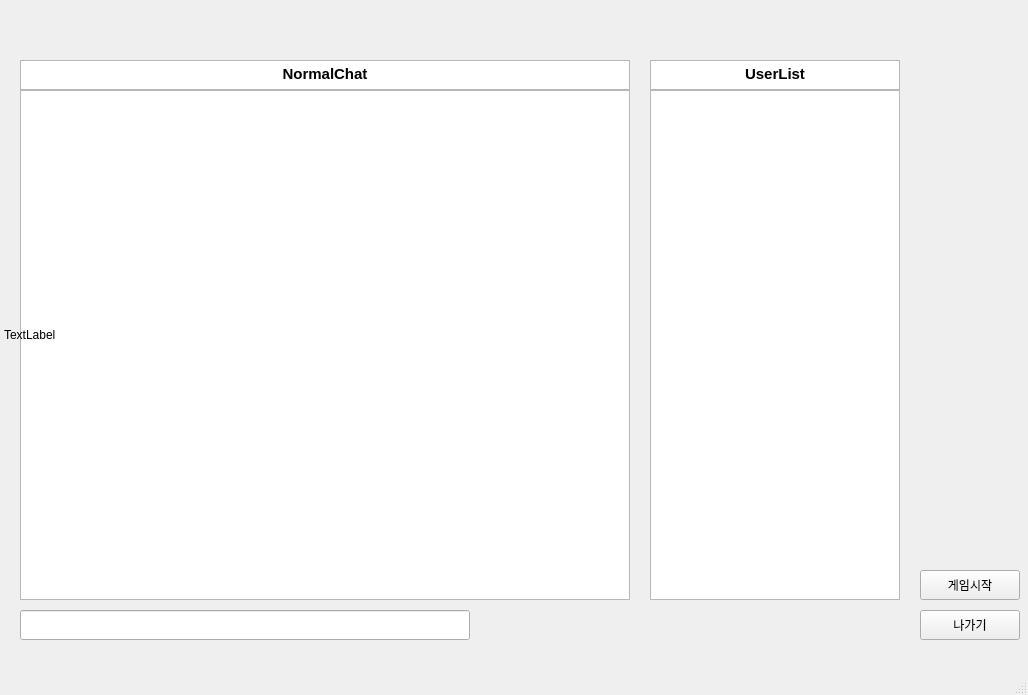
<?xml version="1.0" encoding="UTF-8"?>
<ui version="4.0">
 <class>MainWindow</class>
 <widget class="QMainWindow" name="MainWindow">
  <property name="geometry">
   <rect>
    <x>0</x>
    <y>0</y>
    <width>1028</width>
    <height>695</height>
   </rect>
  </property>
  <property name="windowTitle">
   <string>MainWindow</string>
  </property>
  <widget class="QWidget" name="centralwidget">
   <widget class="QStackedWidget" name="stackedWidget">
    <property name="geometry">
     <rect>
      <x>-10</x>
      <y>-10</y>
      <width>1051</width>
      <height>680</height>
     </rect>
    </property>
    <property name="currentIndex">
     <number>7</number>
    </property>
    <widget class="QWidget" name="LoginPage">
     <widget class="QWidget" name="layoutWidget">
      <property name="geometry">
       <rect>
        <x>360</x>
        <y>510</y>
        <width>301</width>
        <height>62</height>
       </rect>
      </property>
      <layout class="QHBoxLayout" name="horizontalLayout">
       <item>
        <layout class="QGridLayout" name="gridLayout">
         <item row="1" column="0" rowspan="2">
          <widget class="QLabel" name="Password">
           <property name="text">
            <string>비밀번호</string>
           </property>
          </widget>
         </item>
         <item row="0" column="0">
          <widget class="QLabel" name="Id">
           <property name="text">
            <string>아이디 </string>
           </property>
          </widget>
         </item>
         <item row="0" column="1">
          <widget class="QLineEdit" name="idLineEdit"/>
         </item>
         <item row="1" column="1">
          <widget class="QLineEdit" name="passwordLineEdit"/>
         </item>
        </layout>
       </item>
       <item>
        <widget class="QPushButton" name="loginButton">
         <property name="text">
          <string>로그인</string>
         </property>
        </widget>
       </item>
      </layout>
     </widget>
     <widget class="QWidget" name="layoutWidget">
      <property name="geometry">
       <rect>
        <x>360</x>
        <y>580</y>
        <width>301</width>
        <height>32</height>
       </rect>
      </property>
      <layout class="QHBoxLayout" name="horizontalLayout_2">
       <item>
        <widget class="QPushButton" name="signupButton">
         <property name="text">
          <string>회원가입</string>
         </property>
        </widget>
       </item>
       <item>
        <widget class="QPushButton" name="findAccountButton">
         <property name="text">
          <string>아이디 찾기</string>
         </property>
        </widget>
       </item>
       <item>
        <widget class="QPushButton" name="findPasswordButton">
         <property name="text">
          <string>비밀번호 찾기</string>
         </property>
        </widget>
       </item>
      </layout>
     </widget>
     <widget class="QLabel" name="LoginWallPaperLabel">
      <property name="geometry">
       <rect>
        <x>14</x>
        <y>10</y>
        <width>1020</width>
        <height>670</height>
       </rect>
      </property>
      <property name="text">
       <string>TextLabel</string>
      </property>
      <property name="scaledContents">
       <bool>false</bool>
      </property>
     </widget>
    </widget>
    <widget class="QWidget" name="RegisterPage">
     <widget class="QLineEdit" name="signupIdLineEdit">
      <property name="geometry">
       <rect>
        <x>470</x>
        <y>250</y>
        <width>150</width>
        <height>25</height>
       </rect>
      </property>
     </widget>
     <widget class="QLineEdit" name="signupPasswordLineEdit">
      <property name="geometry">
       <rect>
        <x>470</x>
        <y>280</y>
        <width>150</width>
        <height>25</height>
       </rect>
      </property>
     </widget>
     <widget class="QLabel" name="Id_2">
      <property name="geometry">
       <rect>
        <x>360</x>
        <y>249</y>
        <width>41</width>
        <height>20</height>
       </rect>
      </property>
      <property name="text">
       <string>아이디</string>
      </property>
     </widget>
     <widget class="QLabel" name="Password_2">
      <property name="geometry">
       <rect>
        <x>360</x>
        <y>279</y>
        <width>61</width>
        <height>21</height>
       </rect>
      </property>
      <property name="text">
       <string>비밀번호</string>
      </property>
     </widget>
     <widget class="QLineEdit" name="signupConfirmPasswordLineEdit">
      <property name="geometry">
       <rect>
        <x>470</x>
        <y>310</y>
        <width>150</width>
        <height>25</height>
       </rect>
      </property>
     </widget>
     <widget class="QLabel" name="confrimPassword">
      <property name="geometry">
       <rect>
        <x>360</x>
        <y>310</y>
        <width>101</width>
        <height>20</height>
       </rect>
      </property>
      <property name="text">
       <string>비밀번호 재확인</string>
      </property>
     </widget>
     <widget class="QLineEdit" name="signupNicknameLineEdit">
      <property name="geometry">
       <rect>
        <x>470</x>
        <y>339</y>
        <width>150</width>
        <height>25</height>
       </rect>
      </property>
     </widget>
     <widget class="QLabel" name="Nickname">
      <property name="geometry">
       <rect>
        <x>360</x>
        <y>339</y>
        <width>101</width>
        <height>20</height>
       </rect>
      </property>
      <property name="text">
       <string>닉네임</string>
      </property>
     </widget>
     <widget class="QLabel" name="Email">
      <property name="geometry">
       <rect>
        <x>360</x>
        <y>370</y>
        <width>101</width>
        <height>20</height>
       </rect>
      </property>
      <property name="text">
       <string>이메일</string>
      </property>
     </widget>
     <widget class="QLineEdit" name="signupEmailLineEdit">
      <property name="geometry">
       <rect>
        <x>470</x>
        <y>370</y>
        <width>150</width>
        <height>25</height>
       </rect>
      </property>
     </widget>
     <widget class="QPushButton" name="signupRegisterButton">
      <property name="geometry">
       <rect>
        <x>570</x>
        <y>400</y>
        <width>50</width>
        <height>30</height>
       </rect>
      </property>
      <property name="text">
       <string>확인</string>
      </property>
     </widget>
     <widget class="QPushButton" name="BackButton">
      <property name="geometry">
       <rect>
        <x>360</x>
        <y>399</y>
        <width>50</width>
        <height>30</height>
       </rect>
      </property>
      <property name="text">
       <string>이전</string>
      </property>
     </widget>
     <widget class="QPushButton" name="checkIdButton">
      <property name="geometry">
       <rect>
        <x>630</x>
        <y>250</y>
        <width>61</width>
        <height>25</height>
       </rect>
      </property>
      <property name="text">
       <string>중복검사</string>
      </property>
     </widget>
     <widget class="QPushButton" name="checkEmailButton">
      <property name="geometry">
       <rect>
        <x>630</x>
        <y>370</y>
        <width>61</width>
        <height>25</height>
       </rect>
      </property>
      <property name="text">
       <string>중복검사</string>
      </property>
     </widget>
     <widget class="QLabel" name="passwordMessage">
      <property name="geometry">
       <rect>
        <x>630</x>
        <y>280</y>
        <width>261</width>
        <height>21</height>
       </rect>
      </property>
      <property name="text">
       <string>8자 이상, 대문자, 특수문자 1개 이상 포함</string>
      </property>
     </widget>
     <widget class="QLabel" name="RegisterWallPaperLabel">
      <property name="geometry">
       <rect>
        <x>14</x>
        <y>10</y>
        <width>1020</width>
        <height>670</height>
       </rect>
      </property>
      <property name="text">
       <string>TextLabel</string>
      </property>
      <property name="scaledContents">
       <bool>false</bool>
      </property>
     </widget>
    </widget>
    <widget class="QWidget" name="findAccountPage">
     <widget class="QLineEdit" name="findAccountEmailLineEdit">
      <property name="geometry">
       <rect>
        <x>470</x>
        <y>250</y>
        <width>150</width>
        <height>25</height>
       </rect>
      </property>
     </widget>
     <widget class="QLabel" name="Email_2">
      <property name="geometry">
       <rect>
        <x>330</x>
        <y>250</y>
        <width>42</width>
        <height>22</height>
       </rect>
      </property>
      <property name="text">
       <string>이메일</string>
      </property>
     </widget>
     <widget class="QPushButton" name="findAccountFindButton">
      <property name="geometry">
       <rect>
        <x>570</x>
        <y>280</y>
        <width>50</width>
        <height>30</height>
       </rect>
      </property>
      <property name="text">
       <string>확인</string>
      </property>
     </widget>
     <widget class="QPushButton" name="BackButton_2">
      <property name="geometry">
       <rect>
        <x>330</x>
        <y>280</y>
        <width>50</width>
        <height>30</height>
       </rect>
      </property>
      <property name="text">
       <string>이전</string>
      </property>
     </widget>
     <widget class="QLabel" name="findAccountWallPaperLabel">
      <property name="geometry">
       <rect>
        <x>14</x>
        <y>10</y>
        <width>1020</width>
        <height>670</height>
       </rect>
      </property>
      <property name="text">
       <string>TextLabel</string>
      </property>
      <property name="scaledContents">
       <bool>false</bool>
      </property>
     </widget>
    </widget>
    <widget class="QWidget" name="findPasswordPage">
     <widget class="QLineEdit" name="pwChangeIdLineEdit">
      <property name="geometry">
       <rect>
        <x>470</x>
        <y>250</y>
        <width>150</width>
        <height>25</height>
       </rect>
      </property>
     </widget>
     <widget class="QLabel" name="Id_3">
      <property name="geometry">
       <rect>
        <x>330</x>
        <y>250</y>
        <width>41</width>
        <height>21</height>
       </rect>
      </property>
      <property name="text">
       <string>아이디</string>
      </property>
     </widget>
     <widget class="QLabel" name="OldPassword">
      <property name="geometry">
       <rect>
        <x>330</x>
        <y>280</y>
        <width>81</width>
        <height>21</height>
       </rect>
      </property>
      <property name="text">
       <string>전 비밀번호</string>
      </property>
     </widget>
     <widget class="QLineEdit" name="pwChangeOldPasswordLineEdit">
      <property name="geometry">
       <rect>
        <x>470</x>
        <y>280</y>
        <width>150</width>
        <height>25</height>
       </rect>
      </property>
     </widget>
     <widget class="QLabel" name="NewPassword">
      <property name="geometry">
       <rect>
        <x>330</x>
        <y>310</y>
        <width>91</width>
        <height>21</height>
       </rect>
      </property>
      <property name="text">
       <string>변경 비밀번호</string>
      </property>
     </widget>
     <widget class="QLineEdit" name="pwChangeNewPasswordLineEdit">
      <property name="geometry">
       <rect>
        <x>470</x>
        <y>310</y>
        <width>150</width>
        <height>25</height>
       </rect>
      </property>
     </widget>
     <widget class="QLabel" name="confrimPassword_2">
      <property name="geometry">
       <rect>
        <x>330</x>
        <y>340</y>
        <width>131</width>
        <height>21</height>
       </rect>
      </property>
      <property name="text">
       <string>변경 비밀번호 재확인</string>
      </property>
     </widget>
     <widget class="QLineEdit" name="pwChangeConfrimPasswordLineEdit">
      <property name="geometry">
       <rect>
        <x>470</x>
        <y>340</y>
        <width>150</width>
        <height>25</height>
       </rect>
      </property>
     </widget>
     <widget class="QPushButton" name="passwordChangeButton">
      <property name="geometry">
       <rect>
        <x>570</x>
        <y>370</y>
        <width>50</width>
        <height>30</height>
       </rect>
      </property>
      <property name="text">
       <string>확인</string>
      </property>
     </widget>
     <widget class="QPushButton" name="BackButton_3">
      <property name="geometry">
       <rect>
        <x>330</x>
        <y>370</y>
        <width>50</width>
        <height>30</height>
       </rect>
      </property>
      <property name="text">
       <string>이전</string>
      </property>
     </widget>
     <widget class="QLabel" name="findPasswordWallPaperLabel">
      <property name="geometry">
       <rect>
        <x>14</x>
        <y>10</y>
        <width>1020</width>
        <height>670</height>
       </rect>
      </property>
      <property name="text">
       <string>TextLabel</string>
      </property>
      <property name="scaledContents">
       <bool>false</bool>
      </property>
     </widget>
    </widget>
    <widget class="QWidget" name="changePasswordPage">
     <widget class="QLabel" name="OldPassword_2">
      <property name="geometry">
       <rect>
        <x>330</x>
        <y>250</y>
        <width>71</width>
        <height>21</height>
       </rect>
      </property>
      <property name="text">
       <string>전 비밀번호</string>
      </property>
     </widget>
     <widget class="QLineEdit" name="yourOldPasswordLineEdit">
      <property name="geometry">
       <rect>
        <x>470</x>
        <y>250</y>
        <width>150</width>
        <height>25</height>
       </rect>
      </property>
     </widget>
     <widget class="QLabel" name="NewPassword_3">
      <property name="geometry">
       <rect>
        <x>330</x>
        <y>280</y>
        <width>91</width>
        <height>21</height>
       </rect>
      </property>
      <property name="text">
       <string>변경 비밀번호</string>
      </property>
     </widget>
     <widget class="QLineEdit" name="yourNewPasswordLineEdit">
      <property name="geometry">
       <rect>
        <x>470</x>
        <y>280</y>
        <width>150</width>
        <height>25</height>
       </rect>
      </property>
     </widget>
     <widget class="QLineEdit" name="yourConfrimPasswordLineEdit">
      <property name="geometry">
       <rect>
        <x>470</x>
        <y>310</y>
        <width>150</width>
        <height>25</height>
       </rect>
      </property>
     </widget>
     <widget class="QLabel" name="confrimPassword_3">
      <property name="geometry">
       <rect>
        <x>330</x>
        <y>310</y>
        <width>131</width>
        <height>21</height>
       </rect>
      </property>
      <property name="text">
       <string>변경 비밀번호 재확인</string>
      </property>
     </widget>
     <widget class="QPushButton" name="changePasswordButton">
      <property name="geometry">
       <rect>
        <x>570</x>
        <y>340</y>
        <width>50</width>
        <height>30</height>
       </rect>
      </property>
      <property name="text">
       <string>확인</string>
      </property>
     </widget>
     <widget class="QPushButton" name="BackButton_4">
      <property name="geometry">
       <rect>
        <x>330</x>
        <y>340</y>
        <width>50</width>
        <height>30</height>
       </rect>
      </property>
      <property name="text">
       <string>이전</string>
      </property>
     </widget>
     <widget class="QLabel" name="changePasswordWallPaperLabel">
      <property name="geometry">
       <rect>
        <x>14</x>
        <y>10</y>
        <width>1020</width>
        <height>670</height>
       </rect>
      </property>
      <property name="text">
       <string>TextLabel</string>
      </property>
      <property name="scaledContents">
       <bool>false</bool>
      </property>
     </widget>
    </widget>
    <widget class="QWidget" name="changeNicknamePage">
     <widget class="QLineEdit" name="yourNewNicknameLineEdit">
      <property name="geometry">
       <rect>
        <x>470</x>
        <y>250</y>
        <width>150</width>
        <height>25</height>
       </rect>
      </property>
     </widget>
     <widget class="QLabel" name="Nickname_2">
      <property name="geometry">
       <rect>
        <x>380</x>
        <y>250</y>
        <width>71</width>
        <height>20</height>
       </rect>
      </property>
      <property name="text">
       <string>변경 닉네임</string>
      </property>
     </widget>
     <widget class="QPushButton" name="changeNicknameButton">
      <property name="geometry">
       <rect>
        <x>570</x>
        <y>280</y>
        <width>50</width>
        <height>30</height>
       </rect>
      </property>
      <property name="text">
       <string>확인</string>
      </property>
     </widget>
     <widget class="QPushButton" name="BackButton_5">
      <property name="geometry">
       <rect>
        <x>380</x>
        <y>280</y>
        <width>50</width>
        <height>30</height>
       </rect>
      </property>
      <property name="text">
       <string>이전</string>
      </property>
     </widget>
     <widget class="QLabel" name="changeNicknameWallPaperLabel">
      <property name="geometry">
       <rect>
        <x>14</x>
        <y>10</y>
        <width>1020</width>
        <height>670</height>
       </rect>
      </property>
      <property name="text">
       <string>TextLabel</string>
      </property>
      <property name="scaledContents">
       <bool>false</bool>
      </property>
     </widget>
    </widget>
    <widget class="QWidget" name="MainRoomPage">
     <widget class="QPushButton" name="OptionButton">
      <property name="geometry">
       <rect>
        <x>920</x>
        <y>70</y>
        <width>100</width>
        <height>30</height>
       </rect>
      </property>
      <property name="text">
       <string>설정</string>
      </property>
     </widget>
     <widget class="QPushButton" name="createRoomButton">
      <property name="geometry">
       <rect>
        <x>920</x>
        <y>540</y>
        <width>100</width>
        <height>30</height>
       </rect>
      </property>
      <property name="text">
       <string>방 만들기</string>
      </property>
     </widget>
     <widget class="QPushButton" name="joinRoomButton">
      <property name="geometry">
       <rect>
        <x>920</x>
        <y>620</y>
        <width>100</width>
        <height>30</height>
       </rect>
      </property>
      <property name="text">
       <string>입장</string>
      </property>
     </widget>
     <widget class="QListWidget" name="roomListWidget">
      <property name="geometry">
       <rect>
        <x>30</x>
        <y>70</y>
        <width>870</width>
        <height>580</height>
       </rect>
      </property>
     </widget>
     <widget class="QPushButton" name="deleteRoomButton">
      <property name="geometry">
       <rect>
        <x>920</x>
        <y>580</y>
        <width>100</width>
        <height>30</height>
       </rect>
      </property>
      <property name="text">
       <string>방 삭제</string>
      </property>
     </widget>
     <widget class="QLabel" name="ShowNickname">
      <property name="geometry">
       <rect>
        <x>30</x>
        <y>20</y>
        <width>240</width>
        <height>40</height>
       </rect>
      </property>
      <property name="text">
       <string/>
      </property>
     </widget>
     <widget class="QLabel" name="MainRoomWallPaperLabel">
      <property name="geometry">
       <rect>
        <x>14</x>
        <y>10</y>
        <width>1020</width>
        <height>670</height>
       </rect>
      </property>
      <property name="text">
       <string>TextLabel</string>
      </property>
      <property name="scaledContents">
       <bool>false</bool>
      </property>
     </widget>
    </widget>
    <widget class="QWidget" name="GameLobbyPage">
     <widget class="QPushButton" name="ExitButton">
      <property name="geometry">
       <rect>
        <x>930</x>
        <y>620</y>
        <width>100</width>
        <height>30</height>
       </rect>
      </property>
      <property name="text">
       <string>나가기</string>
      </property>
     </widget>
     <widget class="QPushButton" name="StartButton">
      <property name="geometry">
       <rect>
        <x>930</x>
        <y>580</y>
        <width>100</width>
        <height>30</height>
       </rect>
      </property>
      <property name="text">
       <string>게임시작</string>
      </property>
     </widget>
     <widget class="QLineEdit" name="NormalChatEdit">
      <property name="geometry">
       <rect>
        <x>30</x>
        <y>620</y>
        <width>450</width>
        <height>30</height>
       </rect>
      </property>
     </widget>
     <widget class="QTextBrowser" name="NormalChatBrowser">
      <property name="geometry">
       <rect>
        <x>30</x>
        <y>100</y>
        <width>610</width>
        <height>510</height>
       </rect>
      </property>
     </widget>
     <widget class="QTextBrowser" name="NormalChat">
      <property name="geometry">
       <rect>
        <x>30</x>
        <y>70</y>
        <width>610</width>
        <height>30</height>
       </rect>
      </property>
      <property name="html">
       <string>&lt;!DOCTYPE HTML PUBLIC &quot;-//W3C//DTD HTML 4.0//EN&quot; &quot;http://www.w3.org/TR/REC-html40/strict.dtd&quot;&gt;
&lt;html&gt;&lt;head&gt;&lt;meta name=&quot;qrichtext&quot; content=&quot;1&quot; /&gt;&lt;meta charset=&quot;utf-8&quot; /&gt;&lt;style type=&quot;text/css&quot;&gt;
p, li { white-space: pre-wrap; }
hr { height: 1px; border-width: 0; }
li.unchecked::marker { content: &quot;\2610&quot;; }
li.checked::marker { content: &quot;\2612&quot;; }
&lt;/style&gt;&lt;/head&gt;&lt;body style=&quot; font-family:'Ubuntu Sans'; font-size:11pt; font-weight:400; font-style:normal;&quot;&gt;
&lt;p align=&quot;center&quot; style=&quot; margin-top:0px; margin-bottom:0px; margin-left:0px; margin-right:0px; -qt-block-indent:0; text-indent:0px;&quot;&gt;&lt;span style=&quot; font-weight:700;&quot;&gt;NormalChat&lt;/span&gt;&lt;/p&gt;&lt;/body&gt;&lt;/html&gt;</string>
      </property>
     </widget>
     <widget class="QLabel" name="ShowNickname_2">
      <property name="geometry">
       <rect>
        <x>30</x>
        <y>20</y>
        <width>240</width>
        <height>40</height>
       </rect>
      </property>
      <property name="text">
       <string/>
      </property>
     </widget>
     <widget class="QListWidget" name="UserList">
      <property name="geometry">
       <rect>
        <x>660</x>
        <y>100</y>
        <width>250</width>
        <height>510</height>
       </rect>
      </property>
     </widget>
     <widget class="QTextBrowser" name="UserListTitle">
      <property name="geometry">
       <rect>
        <x>660</x>
        <y>70</y>
        <width>250</width>
        <height>30</height>
       </rect>
      </property>
      <property name="html">
       <string>&lt;!DOCTYPE HTML PUBLIC &quot;-//W3C//DTD HTML 4.0//EN&quot; &quot;http://www.w3.org/TR/REC-html40/strict.dtd&quot;&gt;
&lt;html&gt;&lt;head&gt;&lt;meta name=&quot;qrichtext&quot; content=&quot;1&quot; /&gt;&lt;meta charset=&quot;utf-8&quot; /&gt;&lt;style type=&quot;text/css&quot;&gt;
p, li { white-space: pre-wrap; }
hr { height: 1px; border-width: 0; }
li.unchecked::marker { content: &quot;\2610&quot;; }
li.checked::marker { content: &quot;\2612&quot;; }
&lt;/style&gt;&lt;/head&gt;&lt;body style=&quot; font-family:'Ubuntu Sans'; font-size:11pt; font-weight:400; font-style:normal;&quot;&gt;
&lt;p align=&quot;center&quot; style=&quot; margin-top:0px; margin-bottom:0px; margin-left:0px; margin-right:0px; -qt-block-indent:0; text-indent:0px;&quot;&gt;&lt;span style=&quot; font-weight:700;&quot;&gt;UserList&lt;/span&gt;&lt;/p&gt;&lt;/body&gt;&lt;/html&gt;</string>
      </property>
     </widget>
     <widget class="QLabel" name="GameLobyWallPaperLabel">
      <property name="geometry">
       <rect>
        <x>14</x>
        <y>10</y>
        <width>1020</width>
        <height>670</height>
       </rect>
      </property>
      <property name="text">
       <string>TextLabel</string>
      </property>
      <property name="scaledContents">
       <bool>false</bool>
      </property>
     </widget>
    </widget>
    <widget class="QWidget" name="GamePage">
     <widget class="QLineEdit" name="NormalChatEdit_2">
      <property name="geometry">
       <rect>
        <x>30</x>
        <y>620</y>
        <width>241</width>
        <height>30</height>
       </rect>
      </property>
     </widget>
     <widget class="QTextBrowser" name="NormalChatBrowser_2">
      <property name="geometry">
       <rect>
        <x>30</x>
        <y>100</y>
        <width>240</width>
        <height>510</height>
       </rect>
      </property>
     </widget>
     <widget class="QTextBrowser" name="GameChatBrowser">
      <property name="geometry">
       <rect>
        <x>280</x>
        <y>100</y>
        <width>240</width>
        <height>510</height>
       </rect>
      </property>
     </widget>
     <widget class="QLineEdit" name="GameChatEdit">
      <property name="geometry">
       <rect>
        <x>280</x>
        <y>620</y>
        <width>240</width>
        <height>30</height>
       </rect>
      </property>
     </widget>
     <widget class="QTextBrowser" name="System">
      <property name="geometry">
       <rect>
        <x>530</x>
        <y>70</y>
        <width>400</width>
        <height>30</height>
       </rect>
      </property>
      <property name="html">
       <string>&lt;!DOCTYPE HTML PUBLIC &quot;-//W3C//DTD HTML 4.0//EN&quot; &quot;http://www.w3.org/TR/REC-html40/strict.dtd&quot;&gt;
&lt;html&gt;&lt;head&gt;&lt;meta name=&quot;qrichtext&quot; content=&quot;1&quot; /&gt;&lt;meta charset=&quot;utf-8&quot; /&gt;&lt;style type=&quot;text/css&quot;&gt;
p, li { white-space: pre-wrap; }
hr { height: 1px; border-width: 0; }
li.unchecked::marker { content: &quot;\2610&quot;; }
li.checked::marker { content: &quot;\2612&quot;; }
&lt;/style&gt;&lt;/head&gt;&lt;body style=&quot; font-family:'Ubuntu Sans'; font-size:11pt; font-weight:400; font-style:normal;&quot;&gt;
&lt;p align=&quot;center&quot; style=&quot; margin-top:0px; margin-bottom:0px; margin-left:0px; margin-right:0px; -qt-block-indent:0; text-indent:0px;&quot;&gt;&lt;span style=&quot; font-weight:700;&quot;&gt;System&lt;/span&gt;&lt;/p&gt;&lt;/body&gt;&lt;/html&gt;</string>
      </property>
     </widget>
     <widget class="QTextBrowser" name="SystemTextBrowser">
      <property name="geometry">
       <rect>
        <x>530</x>
        <y>100</y>
        <width>400</width>
        <height>510</height>
       </rect>
      </property>
      <property name="html">
       <string>&lt;!DOCTYPE HTML PUBLIC &quot;-//W3C//DTD HTML 4.0//EN&quot; &quot;http://www.w3.org/TR/REC-html40/strict.dtd&quot;&gt;
&lt;html&gt;&lt;head&gt;&lt;meta name=&quot;qrichtext&quot; content=&quot;1&quot; /&gt;&lt;meta charset=&quot;utf-8&quot; /&gt;&lt;style type=&quot;text/css&quot;&gt;
p, li { white-space: pre-wrap; }
hr { height: 1px; border-width: 0; }
li.unchecked::marker { content: &quot;\2610&quot;; }
li.checked::marker { content: &quot;\2612&quot;; }
&lt;/style&gt;&lt;/head&gt;&lt;body style=&quot; font-family:'Ubuntu Sans'; font-size:11pt; font-weight:400; font-style:normal;&quot;&gt;
&lt;p style=&quot;-qt-paragraph-type:empty; margin-top:0px; margin-bottom:0px; margin-left:0px; margin-right:0px; -qt-block-indent:0; text-indent:0px;&quot;&gt;&lt;br /&gt;&lt;/p&gt;&lt;/body&gt;&lt;/html&gt;</string>
      </property>
     </widget>
     <widget class="QTextBrowser" name="GameChat">
      <property name="geometry">
       <rect>
        <x>280</x>
        <y>70</y>
        <width>240</width>
        <height>30</height>
       </rect>
      </property>
      <property name="html">
       <string>&lt;!DOCTYPE HTML PUBLIC &quot;-//W3C//DTD HTML 4.0//EN&quot; &quot;http://www.w3.org/TR/REC-html40/strict.dtd&quot;&gt;
&lt;html&gt;&lt;head&gt;&lt;meta name=&quot;qrichtext&quot; content=&quot;1&quot; /&gt;&lt;meta charset=&quot;utf-8&quot; /&gt;&lt;style type=&quot;text/css&quot;&gt;
p, li { white-space: pre-wrap; }
hr { height: 1px; border-width: 0; }
li.unchecked::marker { content: &quot;\2610&quot;; }
li.checked::marker { content: &quot;\2612&quot;; }
&lt;/style&gt;&lt;/head&gt;&lt;body style=&quot; font-family:'Ubuntu Sans'; font-size:11pt; font-weight:400; font-style:normal;&quot;&gt;
&lt;p align=&quot;center&quot; style=&quot; margin-top:0px; margin-bottom:0px; margin-left:0px; margin-right:0px; -qt-block-indent:0; text-indent:0px;&quot;&gt;&lt;span style=&quot; font-weight:700;&quot;&gt;GameChat&lt;/span&gt;&lt;/p&gt;&lt;/body&gt;&lt;/html&gt;</string>
      </property>
     </widget>
     <widget class="QTextBrowser" name="NormalChat_2">
      <property name="geometry">
       <rect>
        <x>30</x>
        <y>70</y>
        <width>240</width>
        <height>30</height>
       </rect>
      </property>
      <property name="html">
       <string>&lt;!DOCTYPE HTML PUBLIC &quot;-//W3C//DTD HTML 4.0//EN&quot; &quot;http://www.w3.org/TR/REC-html40/strict.dtd&quot;&gt;
&lt;html&gt;&lt;head&gt;&lt;meta name=&quot;qrichtext&quot; content=&quot;1&quot; /&gt;&lt;meta charset=&quot;utf-8&quot; /&gt;&lt;style type=&quot;text/css&quot;&gt;
p, li { white-space: pre-wrap; }
hr { height: 1px; border-width: 0; }
li.unchecked::marker { content: &quot;\2610&quot;; }
li.checked::marker { content: &quot;\2612&quot;; }
&lt;/style&gt;&lt;/head&gt;&lt;body style=&quot; font-family:'Ubuntu Sans'; font-size:11pt; font-weight:400; font-style:normal;&quot;&gt;
&lt;p align=&quot;center&quot; style=&quot; margin-top:0px; margin-bottom:0px; margin-left:0px; margin-right:0px; -qt-block-indent:0; text-indent:0px;&quot;&gt;&lt;span style=&quot; font-weight:700;&quot;&gt;NormalChat&lt;/span&gt;&lt;/p&gt;&lt;/body&gt;&lt;/html&gt;</string>
      </property>
     </widget>
     <widget class="QLabel" name="ShowNickname_3">
      <property name="geometry">
       <rect>
        <x>30</x>
        <y>20</y>
        <width>240</width>
        <height>40</height>
       </rect>
      </property>
      <property name="text">
       <string/>
      </property>
     </widget>
     <widget class="QLabel" name="ShowJob">
      <property name="geometry">
       <rect>
        <x>280</x>
        <y>20</y>
        <width>240</width>
        <height>40</height>
       </rect>
      </property>
      <property name="text">
       <string/>
      </property>
     </widget>
     <widget class="QLabel" name="GameWallPaperLabel">
      <property name="geometry">
       <rect>
        <x>14</x>
        <y>10</y>
        <width>1020</width>
        <height>670</height>
       </rect>
      </property>
      <property name="text">
       <string>TextLabel</string>
      </property>
      <property name="scaledContents">
       <bool>false</bool>
      </property>
     </widget>
    </widget>
    <widget class="QWidget" name="Option">
     <widget class="QPushButton" name="logoutButton">
      <property name="geometry">
       <rect>
        <x>470</x>
        <y>370</y>
        <width>100</width>
        <height>30</height>
       </rect>
      </property>
      <property name="text">
       <string>로그아웃</string>
      </property>
     </widget>
     <widget class="QPushButton" name="ChangeNicknameButton">
      <property name="geometry">
       <rect>
        <x>470</x>
        <y>290</y>
        <width>100</width>
        <height>30</height>
       </rect>
      </property>
      <property name="text">
       <string>닉네임 변경</string>
      </property>
     </widget>
     <widget class="QPushButton" name="ChangePasswordButton">
      <property name="geometry">
       <rect>
        <x>470</x>
        <y>330</y>
        <width>100</width>
        <height>30</height>
       </rect>
      </property>
      <property name="text">
       <string>비밀번호 변경</string>
      </property>
     </widget>
     <widget class="QPushButton" name="BackButton_6">
      <property name="geometry">
       <rect>
        <x>470</x>
        <y>250</y>
        <width>100</width>
        <height>30</height>
       </rect>
      </property>
      <property name="text">
       <string>이전</string>
      </property>
     </widget>
     <widget class="QLabel" name="OptionWallPaperLabel">
      <property name="geometry">
       <rect>
        <x>14</x>
        <y>10</y>
        <width>1020</width>
        <height>670</height>
       </rect>
      </property>
      <property name="text">
       <string>TextLabel</string>
      </property>
      <property name="scaledContents">
       <bool>false</bool>
      </property>
     </widget>
    </widget>
   </widget>
  </widget>
  <widget class="QStatusBar" name="statusbar"/>
  <widget class="QMenuBar" name="menubar">
   <property name="geometry">
    <rect>
     <x>0</x>
     <y>0</y>
     <width>1028</width>
     <height>23</height>
    </rect>
   </property>
  </widget>
 </widget>
 <resources/>
 <connections/>
</ui>
